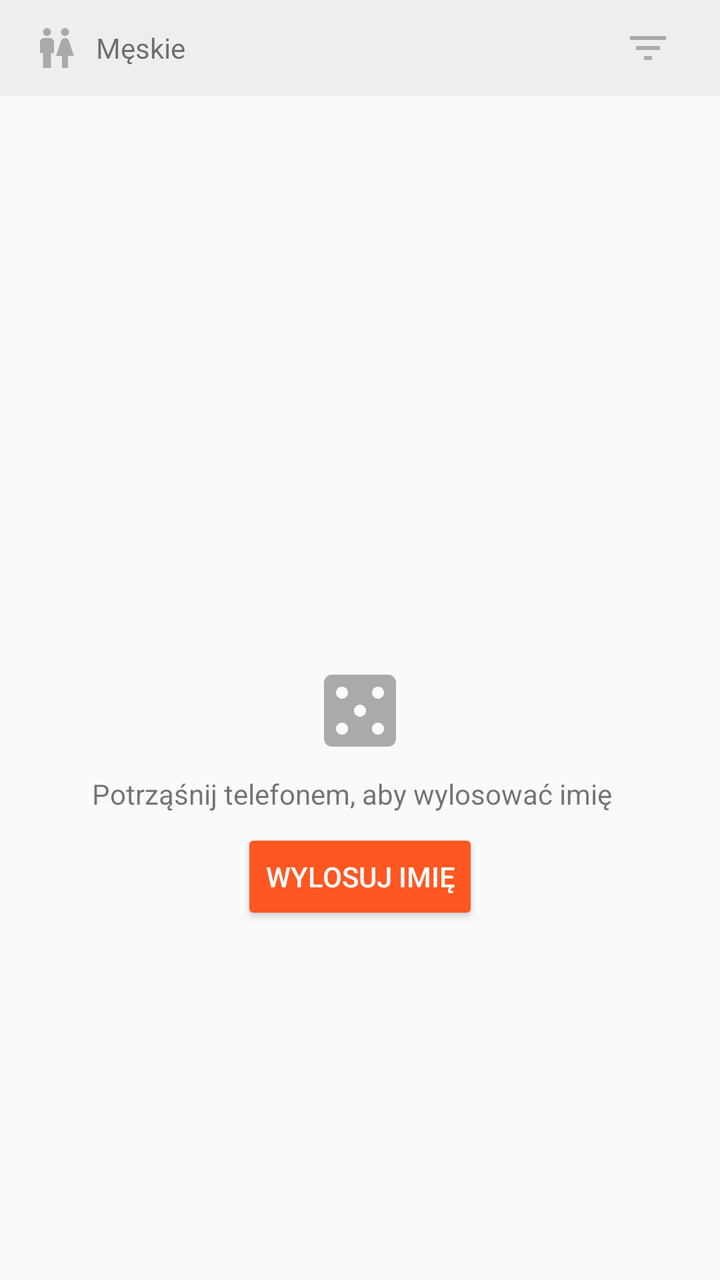
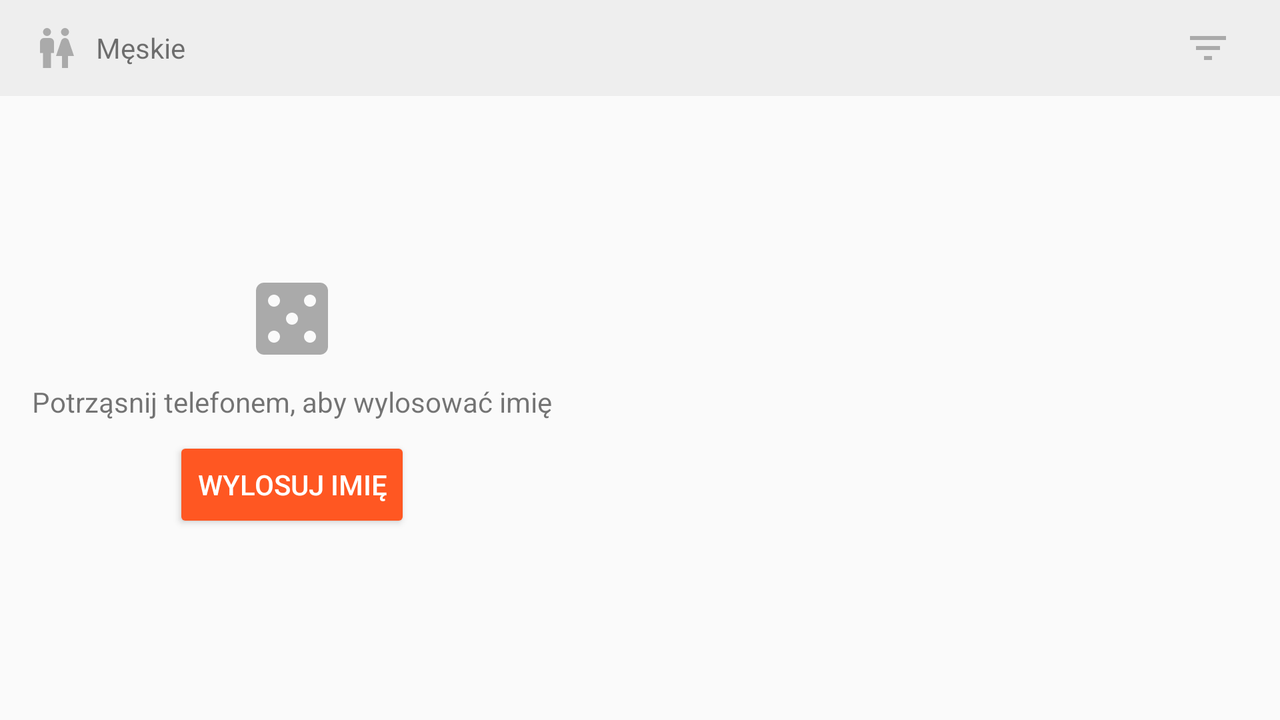

One screen, two layout resources from the same app: the default and the repository's alternative for another configuration. Each is rendered where Android would select it; the XML of both is given below.
<!-- AndroidManifest.xml: application theme AppTheme -->
<!-- res/layout/fragment_random_name.xml -->
<?xml version="1.0" encoding="utf-8"?>
<android.support.constraint.ConstraintLayout xmlns:android="http://schemas.android.com/apk/res/android"
    xmlns:app="http://schemas.android.com/apk/res-auto"
    android:layout_width="match_parent"
    android:layout_height="match_parent">

    <View
        android:id="@+id/filter_bar_background"
        android:layout_width="match_parent"
        android:layout_height="48dp"
        android:background="@color/filter_bar_background"
        app:layout_constraintTop_toTopOf="parent" />

    <TextView
        android:id="@+id/gender"
        android:layout_width="wrap_content"
        android:layout_height="wrap_content"
        android:layout_marginStart="16dp"
        android:drawablePadding="8dp"
        android:drawableStart="@drawable/ic_female_male"
        android:gravity="center"
        android:text="Męskie"
        app:layout_constraintBottom_toBottomOf="@id/filter_bar_background"
        app:layout_constraintStart_toStartOf="parent"
        app:layout_constraintTop_toTopOf="parent" />

    <ImageView
        android:id="@+id/filter_icon"
        android:layout_width="wrap_content"
        android:layout_height="wrap_content"
        android:layout_marginEnd="16dp"
        android:background="?attr/selectableItemBackground"
        android:clickable="true"
        android:padding="8dp"
        android:src="@drawable/ic_filter"
        app:layout_constraintBottom_toBottomOf="@id/filter_bar_background"
        app:layout_constraintEnd_toEndOf="parent"
        app:layout_constraintTop_toTopOf="parent" />

    <android.support.v7.widget.CardView
        android:id="@+id/card_view_name"
        android:layout_width="wrap_content"
        android:layout_height="wrap_content"
        android:layout_marginBottom="16dp"
        android:visibility="invisible"
        app:layout_constraintBottom_toTopOf="@+id/randomize_animation"
        app:layout_constraintEnd_toEndOf="parent"
        app:layout_constraintStart_toStartOf="parent">

        <TextView
            android:id="@+id/random_name"
            android:layout_width="wrap_content"
            android:layout_height="wrap_content"
            android:gravity="center"
            android:padding="16dp"
            android:textSize="36sp"
            android:textStyle="bold" />

    </android.support.v7.widget.CardView>

    <com.jpardogo.android.googleprogressbar.library.GoogleProgressBar
        android:id="@+id/randomize_animation"
        android:layout_width="48dp"
        android:layout_height="48dp"
        android:layout_marginBottom="16dp"
        android:visibility="invisible"
        app:layout_constraintBottom_toTopOf="@+id/randomize_text"
        app:layout_constraintEnd_toEndOf="parent"
        app:layout_constraintStart_toStartOf="parent" />

    <ImageView
        android:id="@+id/cube_icon"
        android:layout_width="48dp"
        android:layout_height="48dp"
        android:layout_marginBottom="8dp"
        android:src="@drawable/ic_random_gray"
        app:layout_constraintBottom_toTopOf="@+id/randomize_text"
        app:layout_constraintEnd_toEndOf="parent"
        app:layout_constraintStart_toStartOf="parent" />

    <TextView
        android:id="@+id/randomize_text"
        android:layout_width="wrap_content"
        android:layout_height="wrap_content"
        android:layout_marginBottom="8dp"
        android:layout_marginEnd="8dp"
        android:text="Potrząśnij telefonem, aby wylosować imię"
        app:layout_constraintBottom_toTopOf="@+id/button_randomize"
        app:layout_constraintEnd_toEndOf="@+id/button_randomize"
        app:layout_constraintStart_toStartOf="@+id/button_randomize" />

    <Button
        android:id="@+id/button_randomize"
        style="@style/Widget.AppCompat.Button.Colored"
        android:layout_width="wrap_content"
        android:layout_height="wrap_content"
        android:drawablePadding="8dp"
        android:text="Wylosuj imię"
        app:layout_constraintBottom_toBottomOf="parent"
        app:layout_constraintEnd_toEndOf="parent"
        app:layout_constraintStart_toStartOf="parent"
        app:layout_constraintTop_toTopOf="parent"
        app:layout_constraintVertical_bias="0.7" />

</android.support.constraint.ConstraintLayout>
<!-- resources referenced by this layout -->
<resources>
  <color name="filter_bar_background">#eeeeee</color>
  <!-- drawable ic_female_male (drawable) -->
  <?xml version="1.0" encoding="utf-8"?>
  <vector xmlns:android="http://schemas.android.com/apk/res/android"
      android:height="24dp"
      android:width="24dp"
      android:viewportWidth="24"
      android:viewportHeight="24">
      <path
          android:fillColor="@android:color/darker_gray"
          android:pathData="M7.5,2A2,2 0 0,1 9.5,4A2,2 0 0,1 7.5,6A2,2 0 0,1 5.5,4A2,2 0 0,1 7.5,2M6,7H9A2,2 0 0,1 11,9V14.5H9.5V22H5.5V14.5H4V9A2,2 0 0,1 6,7M16.5,2A2,2 0 0,1 18.5,4A2,2 0 0,1 16.5,6A2,2 0 0,1 14.5,4A2,2 0 0,1 16.5,2M15,22V16H12L14.59,8.41C14.84,7.59 15.6,7 16.5,7C17.4,7 18.16,7.59 18.41,8.41L21,16H18V22H15Z" />
  </vector>
  <!-- drawable ic_filter (drawable) -->
  <?xml version="1.0" encoding="utf-8"?>
  <vector xmlns:android="http://schemas.android.com/apk/res/android"
      android:height="24dp"
      android:width="24dp"
      android:viewportWidth="24"
      android:viewportHeight="24">
      <path
          android:fillColor="@android:color/darker_gray"
          android:pathData="M6,13H18V11H6M3,6V8H21V6M10,18H14V16H10V18Z" />
  </vector>
  <!-- drawable ic_random_gray (drawable) -->
  <?xml version="1.0" encoding="utf-8"?>
  <vector xmlns:android="http://schemas.android.com/apk/res/android"
      android:width="24dp"
      android:height="24dp"
      android:viewportWidth="24"
      android:viewportHeight="24">
  
      <path android:pathData="M0 0h24v24H0zm21.02 19c0 1.1-0.9 2-2 2h-14c-1.1 0-2-0.9-2-2V5c0-1.1 0.9 -2 2-2h14c1.1 0 2 0.9 2 2v14z" />
      <path
          android:fillColor="@android:color/darker_gray"
          android:pathData="M19 3H5c-1.1 0-2 0.9-2 2v14c0 1.1 0.9 2 2 2h14c1.1 0 2-0.9 2-2V5c0-1.1-0.9-2-2-2zM7.5 18c-0.83 0-1.5-0.67-1.5-1.5S6.67 15 7.5 15s1.5 0.67 1.5 1.5S8.33 18 7.5 18zm0-9C6.67 9 6 8.33 6 7.5S6.67 6 7.5 6 9 6.67 9 7.5 8.33 9 7.5 9zm4.5 4.5c-0.83 0-1.5-0.67-1.5-1.5s0.67-1.5 1.5-1.5 1.5 0.67 1.5 1.5-0.67 1.5-1.5 1.5zm4.5 4.5c-0.83 0-1.5-0.67-1.5-1.5s0.67-1.5 1.5-1.5 1.5 0.67 1.5 1.5-0.67 1.5-1.5 1.5zm0-9c-0.83 0-1.5-0.67-1.5-1.5S15.67 6 16.5 6s1.5 0.67 1.5 1.5S17.33 9 16.5 9z" />
  </vector>
  <style name="AppTheme" parent="Theme.AppCompat.Light.DarkActionBar">
          
          <item name="colorPrimary">@color/primary</item>
          <item name="colorPrimaryDark">@color/primary_dark</item>
          <item name="colorAccent">@color/accent</item>
          <item name="android:navigationBarColor">@color/primary_dark</item>
      </style>
  <color name="primary">#00796b</color>
  <color name="primary_dark">#003c35</color>
  <color name="accent">#ff5722</color>
</resources>
<!-- res/layout-land/fragment_random_name.xml (the repository's variant of the layout above) -->
<!-- drawn on the phone turned sideways -->
<?xml version="1.0" encoding="utf-8"?>
<android.support.constraint.ConstraintLayout xmlns:android="http://schemas.android.com/apk/res/android"
    xmlns:app="http://schemas.android.com/apk/res-auto"
    android:layout_width="match_parent"
    android:layout_height="match_parent">

    <View
        android:id="@+id/filter_bar_background"
        android:layout_width="match_parent"
        android:layout_height="48dp"
        android:background="@color/filter_bar_background"
        app:layout_constraintTop_toTopOf="parent" />

    <TextView
        android:id="@+id/gender"
        android:layout_width="wrap_content"
        android:layout_height="wrap_content"
        android:layout_marginStart="16dp"
        android:drawablePadding="8dp"
        android:drawableStart="@drawable/ic_female_male"
        android:gravity="center"
        android:text="Męskie"
        app:layout_constraintBottom_toBottomOf="@id/filter_bar_background"
        app:layout_constraintStart_toStartOf="parent"
        app:layout_constraintTop_toTopOf="parent" />

    <ImageView
        android:id="@+id/filter_icon"
        android:layout_width="wrap_content"
        android:layout_height="wrap_content"
        android:layout_marginEnd="16dp"
        android:background="?attr/selectableItemBackground"
        android:clickable="true"
        android:padding="8dp"
        android:src="@drawable/ic_filter"
        app:layout_constraintBottom_toBottomOf="@id/filter_bar_background"
        app:layout_constraintEnd_toEndOf="parent"
        app:layout_constraintTop_toTopOf="parent" />

    <android.support.v7.widget.CardView
        android:id="@+id/card_view_name"
        android:layout_width="wrap_content"
        app:layout_constraintVertical_bias="0.4"
        android:layout_height="wrap_content"
        android:layout_marginBottom="16dp"
        android:visibility="invisible"
        app:layout_constraintTop_toTopOf="parent"
        app:layout_constraintEnd_toEndOf="parent"
        android:layout_marginEnd="16dp"
        app:layout_constraintBottom_toBottomOf="parent">

        <TextView
            android:id="@+id/random_name"
            android:layout_width="wrap_content"
            android:layout_height="wrap_content"
            android:gravity="center"
            android:padding="16dp"
            android:textSize="36sp"
            android:textStyle="bold" />

    </android.support.v7.widget.CardView>

    <com.jpardogo.android.googleprogressbar.library.GoogleProgressBar
        android:id="@+id/randomize_animation"
        android:layout_width="48dp"
        android:layout_height="48dp"
        android:layout_marginBottom="16dp"
        android:visibility="invisible"
        app:layout_constraintBottom_toTopOf="@+id/randomize_text"
        app:layout_constraintEnd_toEndOf="@+id/randomize_text"
        app:layout_constraintStart_toStartOf="@+id/randomize_text" />

    <ImageView
        android:id="@+id/cube_icon"
        android:layout_width="48dp"
        android:layout_height="48dp"
        android:layout_marginBottom="8dp"
        android:src="@drawable/ic_random_gray"
        app:layout_constraintBottom_toTopOf="@+id/randomize_text"
        app:layout_constraintEnd_toEndOf="@+id/randomize_text"
        app:layout_constraintStart_toStartOf="@+id/randomize_text" />

    <TextView
        android:id="@+id/randomize_text"
        android:layout_width="wrap_content"
        android:layout_height="wrap_content"
        android:layout_marginBottom="8dp"
        android:layout_marginEnd="8dp"
        android:layout_marginStart="16dp"
        android:text="Potrząsnij telefonem, aby wylosować imię"
        app:layout_constraintBottom_toTopOf="@+id/button_randomize"
        app:layout_constraintStart_toStartOf="parent" />

    <Button
        android:id="@+id/button_randomize"
        style="@style/Widget.AppCompat.Button.Colored"
        android:layout_width="wrap_content"
        android:layout_height="wrap_content"
        android:drawablePadding="8dp"
        android:text="Wylosuj imię"
        app:layout_constraintEnd_toEndOf="@+id/randomize_text"
        app:layout_constraintBottom_toBottomOf="parent"
        app:layout_constraintStart_toStartOf="@+id/randomize_text"
        app:layout_constraintTop_toTopOf="parent"
        app:layout_constraintVertical_bias="0.7" />

</android.support.constraint.ConstraintLayout>
